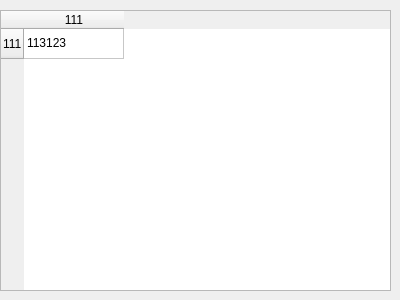
<?xml version="1.0" encoding="UTF-8"?>
<ui version="4.0">
 <class>FormHier</class>
 <widget class="QDialog" name="FormHier">
  <property name="geometry">
   <rect>
    <x>0</x>
    <y>0</y>
    <width>400</width>
    <height>300</height>
   </rect>
  </property>
  <property name="windowTitle">
   <string>Dialog</string>
  </property>
  <widget class="QTableWidget" name="tableWidget">
   <property name="geometry">
    <rect>
     <x>0</x>
     <y>10</y>
     <width>391</width>
     <height>281</height>
    </rect>
   </property>
   <property name="sizePolicy">
    <sizepolicy hsizetype="Preferred" vsizetype="Preferred">
     <horstretch>0</horstretch>
     <verstretch>0</verstretch>
    </sizepolicy>
   </property>
   <row>
    <property name="text">
     <string>111</string>
    </property>
   </row>
   <column>
    <property name="text">
     <string>111</string>
    </property>
   </column>
   <item row="0" column="0">
    <property name="text">
     <string>113123</string>
    </property>
   </item>
  </widget>
 </widget>
 <resources/>
 <connections/>
</ui>
